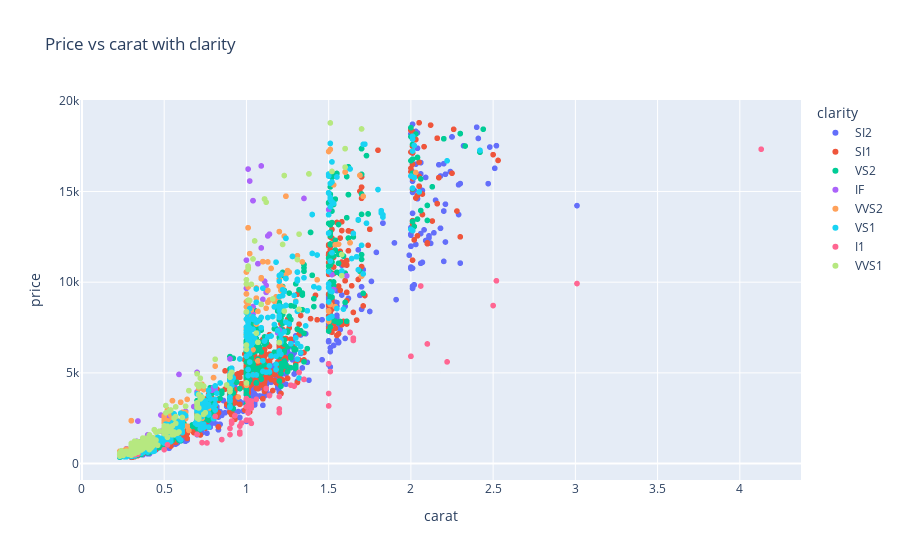

The cell this chart's notebook holds for it:
### Code cell
scatter_diamods_by(diamonds, 'clarity')

### Figure 1 — Plotly figure (JSON) as saved in the notebook; plotly's stock layout.template omitted (floating-point values rounded to 4 significant figures; data arrays with more than 128 entries replaced by an {"elided": "..."} marker saying what was removed)
{"data": [{"hovertemplate": "clarity=SI2<br>carat=%{x}<br>price=%{y}<extra></extra>", "legendgroup": "SI2", "marker": {"color": "#636efa", "symbol": "circle"}, "mode": "markers", "name": "SI2", "showlegend": true, "type": "scattergl", "x": {"elided": "835 float values"}, "xaxis": "x", "y": {"elided": "835 int values"}, "yaxis": "y"}, {"hovertemplate": "clarity=SI1<br>carat=%{x}<br>price=%{y}<extra></extra>", "legendgroup": "SI1", "marker": {"color": "#EF553B", "symbol": "circle"}, "mode": "markers", "name": "SI1", "showlegend": true, "type": "scattergl", "x": {"elided": "1172 float values"}, "xaxis": "x", "y": {"elided": "1172 int values"}, "yaxis": "y"}, {"hovertemplate": "clarity=VS2<br>carat=%{x}<br>price=%{y}<extra></extra>", "legendgroup": "VS2", "marker": {"color": "#00cc96", "symbol": "circle"}, "mode": "markers", "name": "VS2", "showlegend": true, "type": "scattergl", "x": {"elided": "1171 float values"}, "xaxis": "x", "y": {"elided": "1171 int values"}, "yaxis": "y"}, {"hovertemplate": "clarity=IF<br>carat=%{x}<br>price=%{y}<extra></extra>", "legendgroup": "IF", "marker": {"color": "#ab63fa", "symbol": "circle"}, "mode": "markers", "name": "IF", "showlegend": true, "type": "scattergl", "x": {"elided": "148 float values"}, "xaxis": "x", "y": {"elided": "148 int values"}, "yaxis": "y"}, {"hovertemplate": "clarity=VVS2<br>carat=%{x}<br>price=%{y}<extra></extra>", "legendgroup": "VVS2", "marker": {"color": "#FFA15A", "symbol": "circle"}, "mode": "markers", "name": "VVS2", "showlegend": true, "type": "scattergl", "x": {"elided": "463 float values"}, "xaxis": "x", "y": {"elided": "463 int values"}, "yaxis": "y"}, {"hovertemplate": "clarity=VS1<br>carat=%{x}<br>price=%{y}<extra></extra>", "legendgroup": "VS1", "marker": {"color": "#19d3f3", "symbol": "circle"}, "mode": "markers", "name": "VS1", "showlegend": true, "type": "scattergl", "x": {"elided": "795 float values"}, "xaxis": "x", "y": {"elided": "795 int values"}, "yaxis": "y"}, {"hovertemplate": "clarity=I1<br>carat=%{x}<br>price=%{y}<extra></extra>", "legendgroup": "I1", "marker": {"color": "#FF6692", "symbol": "circle"}, "mode": "markers", "name": "I1", "showlegend": true, "type": "scattergl", "x": [2.5, 1.03, 0.9, 2.1, 0.96, 0.32, 0.96, 1.01, 1.12, 2.06, 1.03, 1, 0.73, 1.06, 1.01, 1, 1.65, 2.22, 0.93, 0.52, 0.97, 2.52, 1, 0.85, 1.03, 0.91, 1.14, 1.32, 0.34, 1.01, 2, 1.02, 1.29, 1.35, 0.96, 1.63, 1.65, 1.2, 1.5, 1.2, 0.9, 1.27, 1.2, 4.13, 1.02, 0.81, 1.5, 0.5, 3.01, 0.7, 0.76, 1.51, 1.5, 1.03, 0.91, 0.91, 1.14, 1.32, 0.34, 1.01, 2, 1.02, 1.29, 1.35, 0.96, 1.63, 1.65, 1.2], "xaxis": "x", "y": [8711, 2220, 1599, 6597, 1739, 490, 2068, 2844, 4139, 9789, 3230, 3136, 1158, 3544, 2788, 2398, 6788, 5607, 2647, 1037, 2239, 10076, 3584, 1324, 3060, 2342, 3755, 5027, 530, 3394, 5914, 3459, 4277, 4643, 1637, 7229, 6912, 3011, 5510, 3696, 1939, 4324, 2809, 17329, 2387, 2608, 3179, 770, 9925, 1621, 1140, 5074, 3864, 3444, 2225, 2342, 3755, 5027, 530, 3394, 5914, 3459, 4277, 4643, 1637, 7229, 6912, 3011], "yaxis": "y"}, {"hovertemplate": "clarity=VVS1<br>carat=%{x}<br>price=%{y}<extra></extra>", "legendgroup": "VVS1", "marker": {"color": "#B6E880", "symbol": "circle"}, "mode": "markers", "name": "VVS1", "showlegend": true, "type": "scattergl", "x": {"elided": "336 float values"}, "xaxis": "x", "y": {"elided": "336 int values"}, "yaxis": "y"}], "layout": {"legend": {"title": {"text": "clarity"}, "tracegroupgap": 0}, "title": {"text": "Price vs carat with clarity"}, "xaxis": {"anchor": "y", "domain": [0, 1], "title": {"text": "carat"}}, "yaxis": {"anchor": "x", "domain": [0, 1], "title": {"text": "price"}}}}
